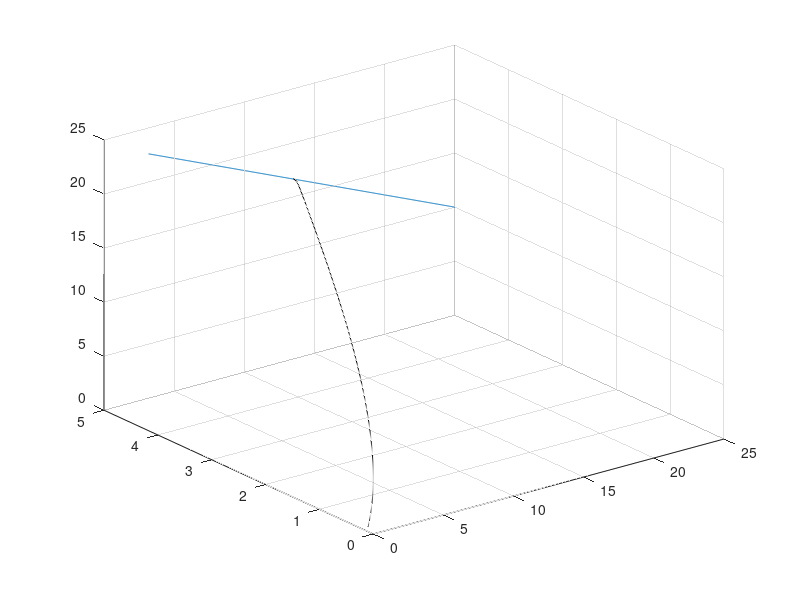

Recreate this plot in MATLAB.
clear all
clc
clear
tt=0.1; %时间步长
sm=0.7*tt; %追踪者每次移动的距离
st=0.32*tt;%目标每次移动的距离
x(1)=0;y(1)=0;z(1)=0;%追踪者（导弹）的初始位置
pmr(:,1)=[x(1);y(1);z(1)];%追踪者的位置向量,position of the missile/追踪者
ptr(:,1)=[25;5;10];%目标的位置向量,position of the target/目标
m=4;%比例导引的增益 m=3
q(1)=0;%q, o, a 分别是追踪者的参数，初始时为 0。
o(1)=0;
a(1)=0;


for(k=2:600)%开始一个 for 循环，用于模拟追踪者追逐目标的过程，最多进行 600 步计算

% 目标位置随时间变化。目标在 XZ 平面上做匀速运动，轨迹沿着某个角度变化，pi/6 表示 30° 角，速度的两个分量分别是 X 和 Z 方向的速度。
ptr(:,k)=[25-0.42*cos(pi/6)*tt*k;5;10+0.42*sin(pi/6)*k*tt];

%计算上一时刻追踪者与目标之间的距离 r(k-1)，这是欧几里得距离公式。
r(k-1)=sqrt((ptr(1,k-1)-pmr(1,k-1))^2+(ptr(2,k-1)-pmr(2,k-1))^2+(ptr(3,k-1)-pmr(3,k-1))^2);

%计算上一时刻追踪者与目标之间的距离 r(k-1)，这是欧几里得距离公式。
c=sqrt((ptr(1,k)-pmr(1,k-1))^2+(ptr(2,k)-pmr(2,k-1))^2+(ptr(3,k)-pmr(3,k-1))^2);

%通过余弦定理计算角度 b 和 dq。这些角度用于判断追踪者和目标之间的相对方向变化。
b=acos((r(k-1)^2+st^2-c^2)/(2*r(k-1)*st));
dq=acos((r(k-1)^2-st^2+c^2)/(2*r(k-1)*c));

%检查角度 b 和 dq 是否为虚数。如果是虚数，意味着余弦定理解不出合理的角度，这里将虚数部分修正为极小值 0.0000001。
if abs(imag(b))>0
    b=0.0000001;
end 
if abs(imag(dq))>0
    dq=0.0000001;
end 

%更新追踪者的角度参数 q, o, 和 a，这些参数根据追踪者和目标的相对位置不断变化。
q(k)=q(k-1)+dq;
o(k)=o(k-1)+m*dq;
a(k)=o(k)-q(k);

%使用比例导引法的几何关系计算追踪者与目标的距离比值 c1 和 c2。
c1=r(k-1)*sin(b)/sin(a(k)+b);
c2=r(k-1)*sin(a(k))/sin(a(k)+b);

%计算新的距离 c3 和导引角度 dq，这些量用于进一步调整追踪者的运动。
c3=sqrt((c1-sm)^2+(c2-st)^2+2*(c1-sm)*(c2-st)*cos(a(k)+b));
dq=a(k)-acos(((c1-sm)^2+c3^2-(c2-st)^2)/(2*(c1-sm)*c3));

%再次检查是否出现虚数并修正角度 dq。
if abs(imag(dq))>0
dq=0.0000001;
end 

q(k)=q(k-1)+dq;
o(k)=o(k-1)+m*dq;
a(k)=o(k)-q(k);


c1=r(k-1)*sin(b)/sin(a(k)+b);
c2=r(k-1)*sin(a(k))/sin(a(k)+b);
c3=sqrt((c1-sm)^2+(c2-st)^2+2*(c1-sm)*(c2-st)*cos(a(k)+b));
dq=a(k)-acos(((c1-sm)^2+c3^2-(c2-st)^2)/(2*(c1-sm)*c3));
if abs(imag(dq))>0
dq=0.0000001;
end
q(k)=q(k-1)+dq;
o(k)=o(k-1)+m*dq;
a(k)=o(k)-q(k);
c1=r(k-1)*sin(b)/sin(a(k)+b);
c2=r(k-1)*sin(a(k))/sin(a(k)+b);
c3=sqrt((c1-sm)^2+(c2-st)^2+2*(c1-sm)*(c2-st)*cos(a(k)+b));

%计算追踪者前一时刻和当前时刻在三维空间中移动的中间位置（用于比例导引）。
x1(k)=ptr(1,k-1)+c2/st*(ptr(1,k)-ptr(1,k-1));
y1(k)=ptr(2,k-1)+c2/st*(ptr(2,k)-ptr(2,k-1));
z1(k)=ptr(3,k-1)+c2/st*(ptr(3,k)-ptr(3,k-1));

%根据中间位置，更新追踪者在当前时刻的实际位置。
x(k)=pmr(1,k-1)+sm/c1*(x1(k)-pmr(1,k-1));
y(k)=pmr(2,k-1)+sm/c1*(y1(k)-pmr(2,k-1));
z(k)=pmr(3,k-1)+sm/c1*(z1(k)-pmr(3,k-1));

%更新追踪者的全局位置 pmr(:,k) 和当前的距离 r(k)。
pmr(:,k)=[x(k);y(k);z(k)];
r(k)=sqrt((ptr(1,k)-pmr(1,k))^2+(ptr(2,k)-pmr(2,k))^2+(ptr(3,k)-pmr(3,k))^2);

%如果追踪者与目标的距离小于 0.06（达到某种碰撞条件），停止循环。
if r(k)<0.06;
break;
end;
end

% 输出追踪者与目标的遭遇时间。
sprintf('遭遇时间：%3.1f',0.1*k);

%使用 plot3 绘制追踪者和目标的三维轨迹，追踪者的轨迹为黑色，目标的轨迹根据之前的数据绘制。图形展示追踪者在空间中跟踪目标的过程。
figure(1);
plot3(pmr(1,1:k),pmr(2,1:k),pmr(3,1:k),'k',ptr(1,:),ptr(2,:),ptr(3,:));
axis([0 25 0 5 0 25]);

grid on